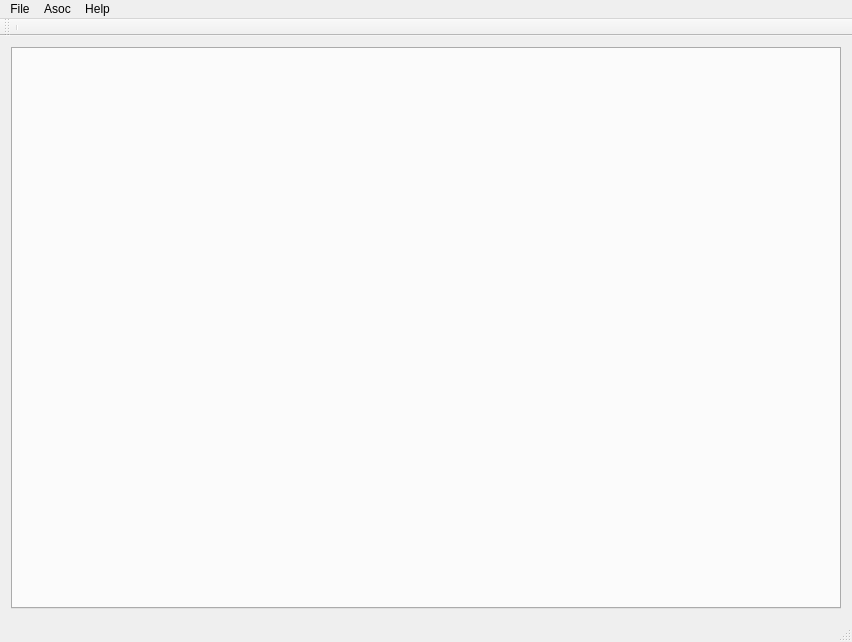
<?xml version="1.0" encoding="UTF-8"?>
<ui version="4.0">
 <class>MainWindow</class>
 <widget class="QMainWindow" name="MainWindow">
  <property name="geometry">
   <rect>
    <x>0</x>
    <y>0</y>
    <width>852</width>
    <height>642</height>
   </rect>
  </property>
  <property name="windowTitle">
   <string>qxADM</string>
  </property>
  <widget class="QWidget" name="centralWidget">
   <layout class="QVBoxLayout" name="verticalLayout">
    <item>
     <widget class="QTabWidget" name="tabWidget">
      <property name="currentIndex">
       <number>-1</number>
      </property>
     </widget>
    </item>
   </layout>
  </widget>
  <widget class="QMenuBar" name="menuBar">
   <property name="geometry">
    <rect>
     <x>0</x>
     <y>0</y>
     <width>852</width>
     <height>20</height>
    </rect>
   </property>
   <widget class="QMenu" name="menuFile">
    <property name="title">
     <string>File</string>
    </property>
    <addaction name="actionOpen_asoc"/>
    <addaction name="actionExit"/>
   </widget>
   <widget class="QMenu" name="menuAsoc">
    <property name="title">
     <string>Asoc</string>
    </property>
    <widget class="QMenu" name="menuAdd_Column">
     <property name="title">
      <string>Add Column</string>
     </property>
     <addaction name="actionOutput_Automatic"/>
     <addaction name="actionOutput_Explicit"/>
     <addaction name="actionInput_Divider"/>
     <addaction name="actionInput_Counter"/>
    </widget>
    <addaction name="actionEdit_Invoices"/>
    <addaction name="separator"/>
    <addaction name="menuAdd_Column"/>
    <addaction name="actionDelete_Column"/>
    <addaction name="separator"/>
    <addaction name="actionAdd_Row"/>
    <addaction name="actionDelete_Row"/>
    <addaction name="separator"/>
    <addaction name="actionPrint"/>
   </widget>
   <widget class="QMenu" name="menuHelp">
    <property name="title">
     <string>Help</string>
    </property>
   </widget>
   <addaction name="menuFile"/>
   <addaction name="menuAsoc"/>
   <addaction name="menuHelp"/>
  </widget>
  <widget class="QToolBar" name="mainToolBar">
   <attribute name="toolBarArea">
    <enum>TopToolBarArea</enum>
   </attribute>
   <attribute name="toolBarBreak">
    <bool>false</bool>
   </attribute>
   <addaction name="separator"/>
  </widget>
  <widget class="QStatusBar" name="statusBar"/>
  <action name="actionOpen_asoc">
   <property name="text">
    <string>Open</string>
   </property>
  </action>
  <action name="actionExit">
   <property name="text">
    <string>Exit</string>
   </property>
  </action>
  <action name="actionEdit_Invoices">
   <property name="text">
    <string>Edit Invoices</string>
   </property>
  </action>
  <action name="actionPrint">
   <property name="text">
    <string>Print</string>
   </property>
  </action>
  <action name="actionInput_Divider">
   <property name="text">
    <string>Input - Divider</string>
   </property>
  </action>
  <action name="actionInput_Counter">
   <property name="text">
    <string>Input - Counter</string>
   </property>
  </action>
  <action name="actionOutput_Explicit">
   <property name="text">
    <string>Output - Manual</string>
   </property>
  </action>
  <action name="actionOutput_Automatic">
   <property name="text">
    <string>Output - Automatic</string>
   </property>
  </action>
  <action name="actionDelete_Column">
   <property name="text">
    <string>Delete Column</string>
   </property>
  </action>
  <action name="actionAdd_Row">
   <property name="text">
    <string>Add Row</string>
   </property>
  </action>
  <action name="actionDelete_Row">
   <property name="text">
    <string>Delete Row</string>
   </property>
  </action>
 </widget>
 <layoutdefault spacing="6" margin="11"/>
 <resources/>
 <connections/>
</ui>
